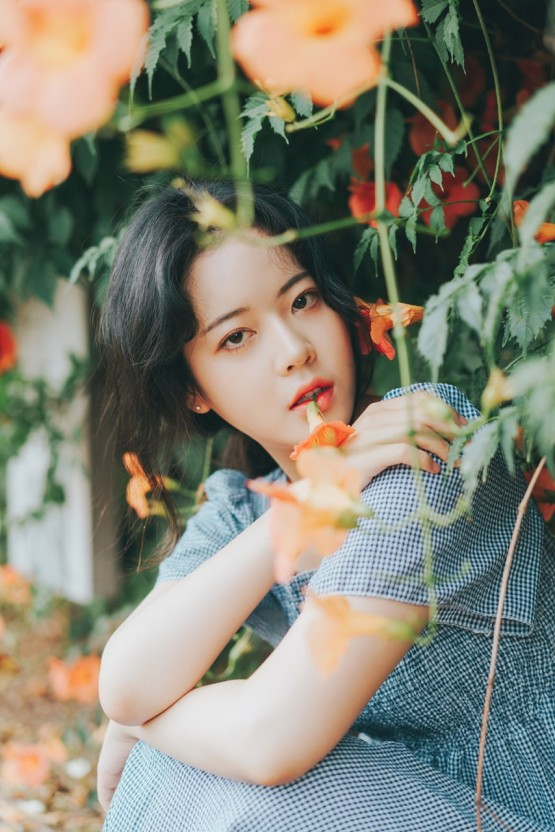
#> input picture 2_2_OpenCV/Image/study_face.jpeg, 555 x 832 px
$ python mask_create.py
#> lines starting #> are read from the running program, lines starting #| are printed output that depends on the picture
import cv2
import numpy as np
from util.CommUtils import *
import pandas as pd

def preprocessing():

    # 분석하기 위한 이미지 불러오기
    image = cv2.imread("Image/study_face.jpeg", cv2.IMREAD_COLOR)
#> image is the input picture: shape (832, 555, 3); mean B, G, R 118, 132.2, 132

    # 이미지가 존재하지 않으면 에러 발생
    if image is None : return None, None

    # 이미지 크기 사이즈 변경하기
    image = cv2.resize(image,(700, 700))
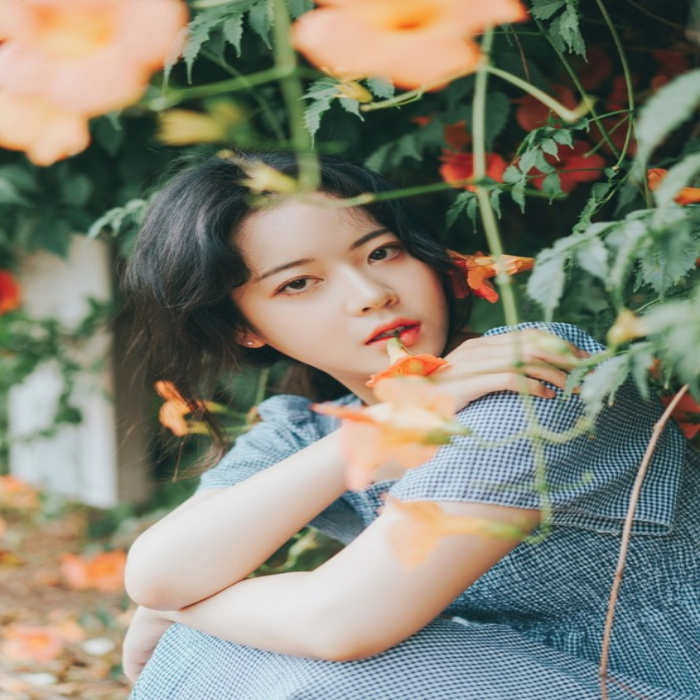
#> image: shape (700, 700, 3); mean B, G, R 117.9, 132.1, 131.9

    # 흑백사진으로 변경
    gray = cv2.cvtColor(image, cv2.COLOR_BGR2GRAY)
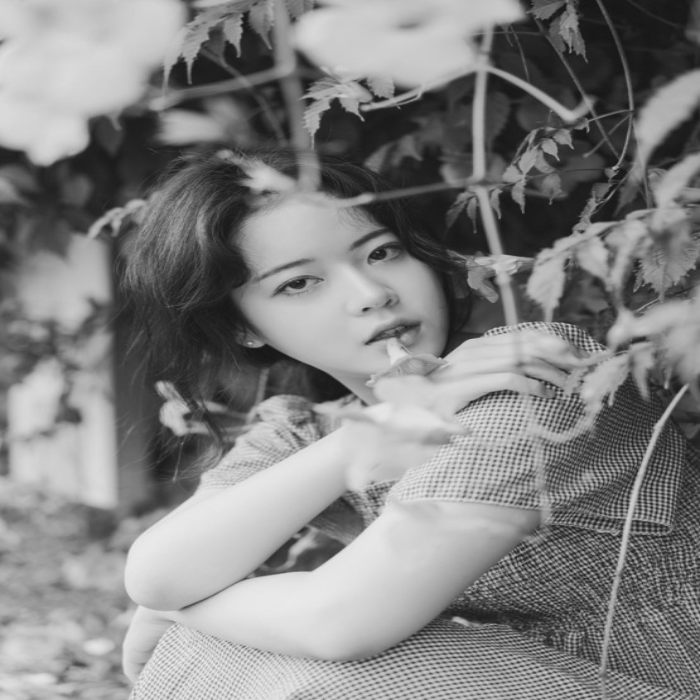
#> gray: shape (700, 700); min 20, max 239, mean 130.4

    # 변환한 흑백사진으로부터 히스토그램 평활화 ( 흑백의 강도를 쌔게해서 인식률을 높인다 )
    gray = cv2.equalizeHist(gray)
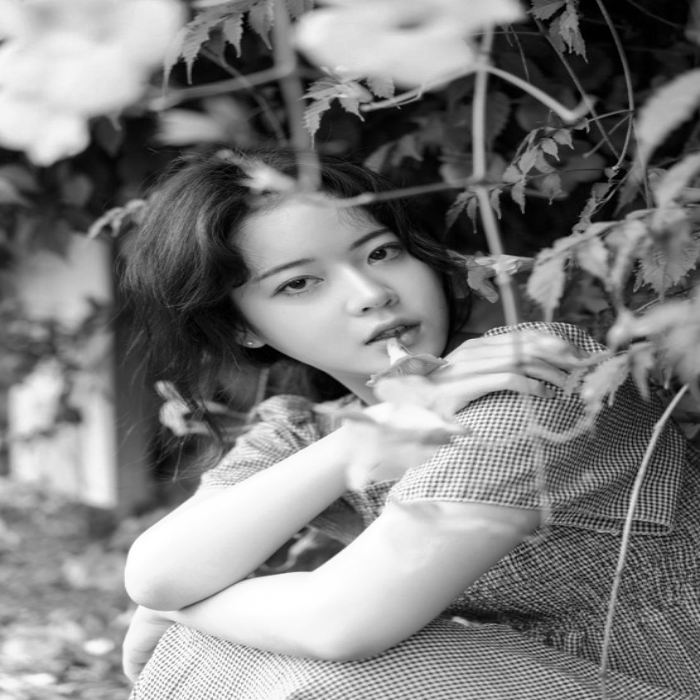
#> gray: shape (700, 700); min 0, max 255, mean 128.2

    return image, gray

# 학습된 얼굴 정면검출기 사용하기
face_cascade = cv2.CascadeClassifier("data/haarcascade_frontalface_alt2.xml")
# 학습된 눈 검출기 사용하기
eye_cascade = cv2.CascadeClassifier("data/haarcascade_eye_tree_eyeglasses.xml")

# 인식률을 높이기 위한 전처리 함수 호출
image, gray = preprocessing()

if image is None: raise Exception("영상 파일 읽기 에러")

# 얼굴 검출수행 ( 정확도 높이는 방법의 아래 파라미터를 조절 )
# 얼굴 검출은 히스토그램 평황화한 이미지 사용
# scaleFactor : 1.1
# minNeighbors : 인근 유사 픽셀 발견 비율이 2번 이상
# flags : 0 => 더이상 사용하지 않는 인자값
# 분석할 이미지의 최소 크기 : 가로 100, 세로 100
faces = face_cascade.detectMultiScale(gray, 1.1, 2, 0, (100, 100))
#> faces = ()

# 얼굴이 검출되면
#> (the run stopped early here; a loop or call above may not have finished)

$ run again, with 2_2_OpenCV/Image/my_face2.jpg copied over 2_2_OpenCV/Image/study_face.jpeg
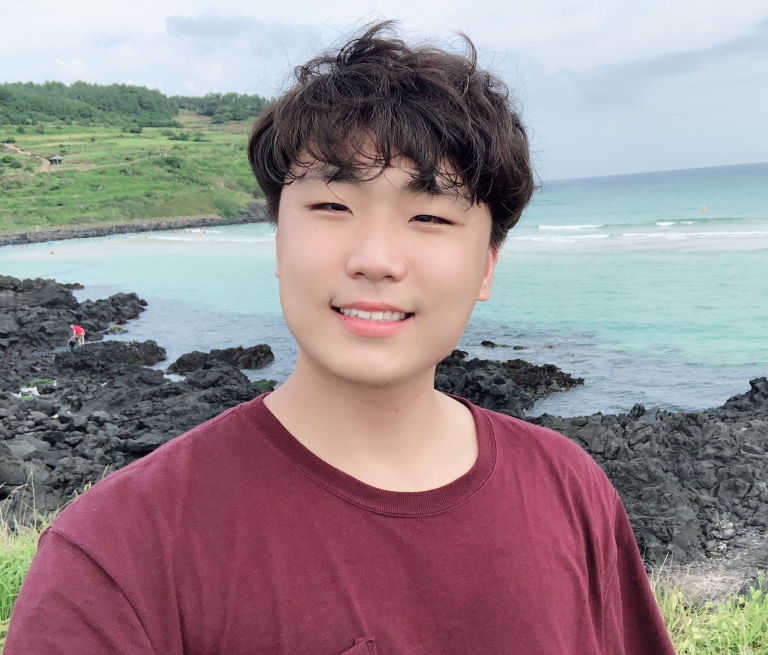
#> input picture 2_2_OpenCV/Image/my_face2.jpg, 2304 x 1965 px (shown at 1/3 size)
#> in preprocessing, image is the input picture: shape (1965, 2304, 3); mean B, G, R 142.2, 137.9, 151.8
#> image: shape (700, 700, 3)
#> in preprocessing, `gray = cv2.equalizeHist(gray)`:
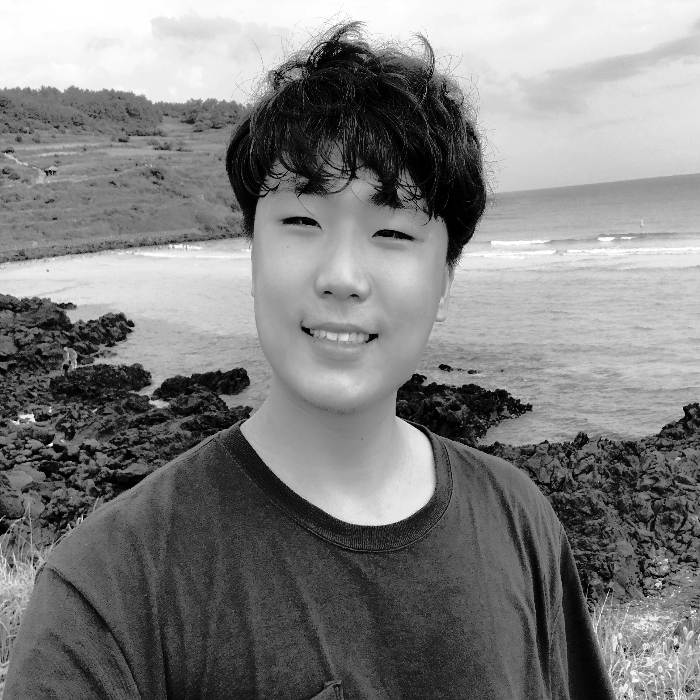
#> gray: shape (700, 700); min 0, max 255, mean 128.2
#> faces = [[222, 138, 242, 242]]
#> x = 222; y = 138; w = 242
#> `face_image = image[y:y + h, x:x + w]`:
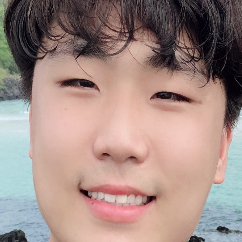
#> face_image: shape (242, 242, 3); mean B, G, R 132.1, 138.2, 161
#> eyes = ()

$ run again, with 2_2_OpenCV/Image/my_face3.jpg copied over 2_2_OpenCV/Image/study_face.jpeg
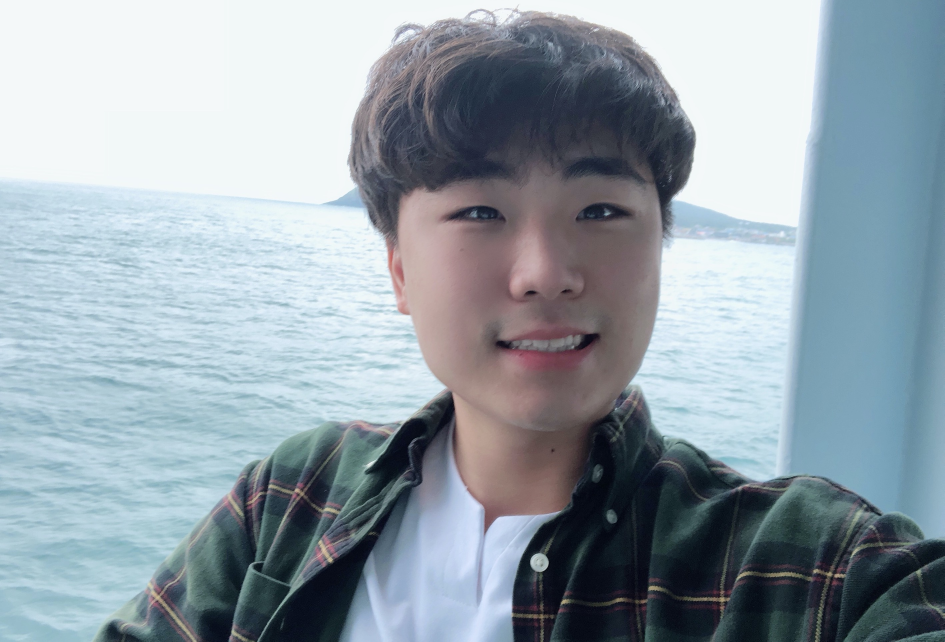
#> input picture 2_2_OpenCV/Image/my_face3.jpg, 2833 x 1925 px (shown at 1/3 size)
#> in preprocessing, image is the input picture: shape (1925, 2833, 3); mean B, G, R 169.7, 160.9, 148.2
#> image: shape (700, 700, 3)
#> in preprocessing, `gray = cv2.equalizeHist(gray)`:
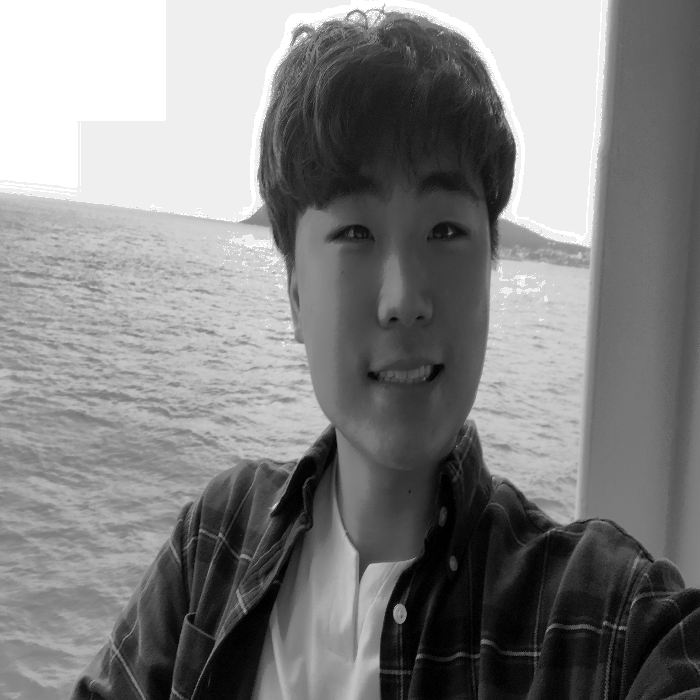
#> gray: shape (700, 700); min 0, max 255, mean 130
#> faces = [[279, 153, 244, 244]]
#> x = 279; y = 153; w = 244
#> `face_image = image[y:y + h, x:x + w]`:
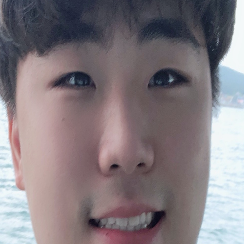
#> face_image: shape (244, 244, 3); mean B, G, R 128.2, 123.2, 132.1
#> eyes = [[146, 58, 41, 41], [53, 57, 50, 50]]
#> face_center = (401, 275)
#> eye_centers = [[445, 231], [357, 235]]
#> in doCorrectionImage, ``: pt0 = [445, 231]; pt1 = [357, 235]
#> in doCorrectionImage, ``: pt1 = [445, 231]
#> dx = 88; dy = -4
#> angle = 357.4

$ run again, with 2_2_OpenCV/Image/my_face4.jpg copied over 2_2_OpenCV/Image/study_face.jpeg
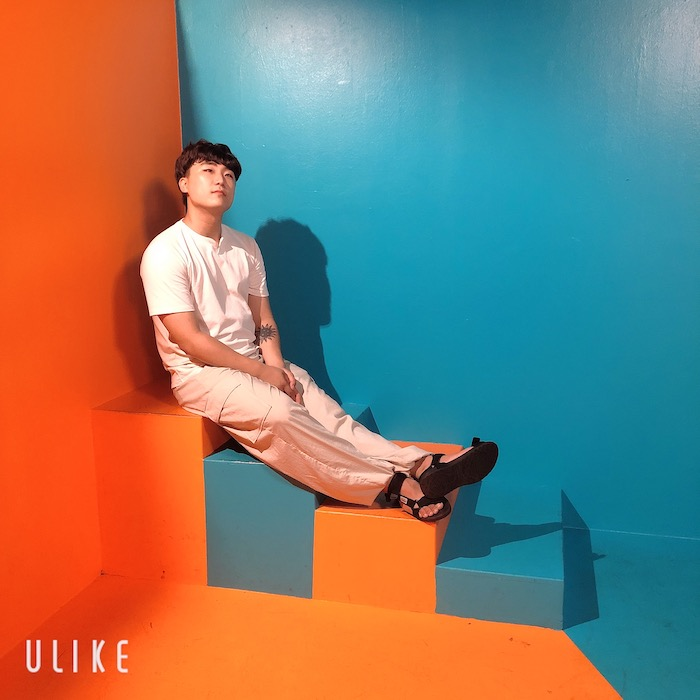
#> input picture 2_2_OpenCV/Image/my_face4.jpg, 700 x 700 px
#> in preprocessing, image is the input picture: shape (700, 700, 3); mean B, G, R 111.7, 124.1, 131.3
#> in preprocessing, `gray = cv2.cvtColor(image, cv2.COLOR_BGR2GRAY)`:
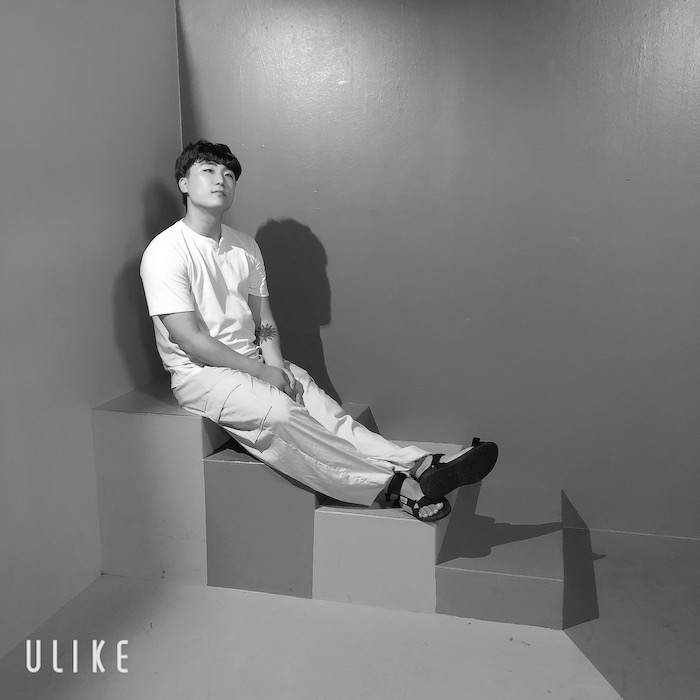
#> gray: shape (700, 700); min 0, max 255, mean 124.8
#> in preprocessing, `gray = cv2.equalizeHist(gray)`:
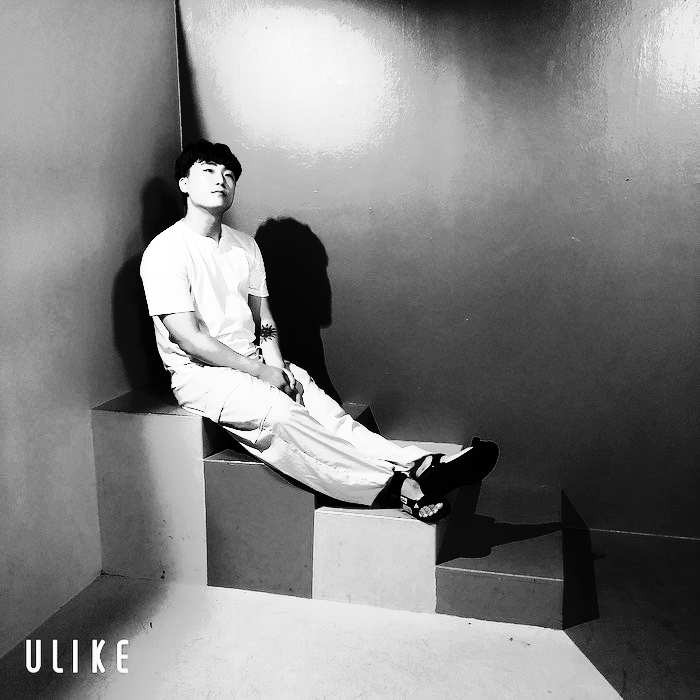
#> gray: shape (700, 700); min 0, max 255, mean 128.9
#> faces = ()
